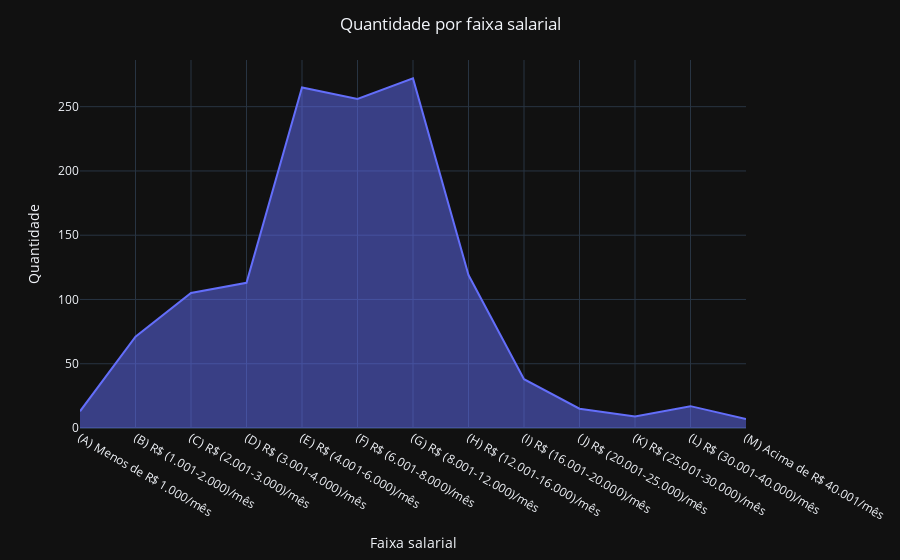

The cell this chart's notebook holds for it:
### Code cell
# Plota área da quantidade por faixa salarial
plotar_area(df_cargo_salario_quantidade, eixo_x='Faixa salarial', eixo_y='Quantidade', titulo = 'Quantidade por faixa salarial', categorias=None)

### Figure 1 — Plotly figure (JSON) as saved in the notebook; plotly's stock layout.template omitted (floating-point values rounded to 4 significant figures)
{"data": [{"customdata": [["1.0%"], ["5.46%"], ["8.08%"], ["8.69%"], ["20.38%"], ["19.69%"], ["20.92%"], ["9.15%"], ["2.92%"], ["1.15%"], ["0.69%"], ["1.31%"], ["0.54%"]], "fillpattern": {"shape": ""}, "hovertemplate": "Faixa salarial=%{x}<br>Quantidade=%{y}<br>Porcentagem=%{customdata[0]}<extra></extra>", "legendgroup": "", "line": {"color": "#636efa"}, "marker": {"symbol": "circle"}, "mode": "lines", "name": "", "orientation": "v", "showlegend": false, "stackgroup": "1", "type": "scatter", "x": ["(A) Menos de R$ 1.000/mês", "(B) R$ (1.001-2.000)/mês", "(C) R$ (2.001-3.000)/mês", "(D) R$ (3.001-4.000)/mês", "(E) R$ (4.001-6.000)/mês", "(F) R$ (6.001-8.000)/mês", "(G) R$ (8.001-12.000)/mês", "(H) R$ (12.001-16.000)/mês", "(I) R$ (16.001-20.000)/mês", "(J) R$ (20.001-25.000)/mês", "(K) R$ (25.001-30.000)/mês", "(L) R$ (30.001-40.000)/mês", "(M) Acima de R$ 40.001/mês"], "xaxis": "x", "y": [13, 71, 105, 113, 265, 256, 272, 119, 38, 15, 9, 17, 7], "yaxis": "y"}], "layout": {"legend": {"tracegroupgap": 0, "x": 0.99, "xanchor": "right", "y": 0.99, "yanchor": "top"}, "margin": {"t": 60}, "title": {"text": "Quantidade por faixa salarial", "x": 0.5}, "xaxis": {"anchor": "y", "domain": [0, 1], "title": {"text": "Faixa salarial"}}, "yaxis": {"anchor": "x", "domain": [0, 1], "title": {"text": "Quantidade"}}}}
